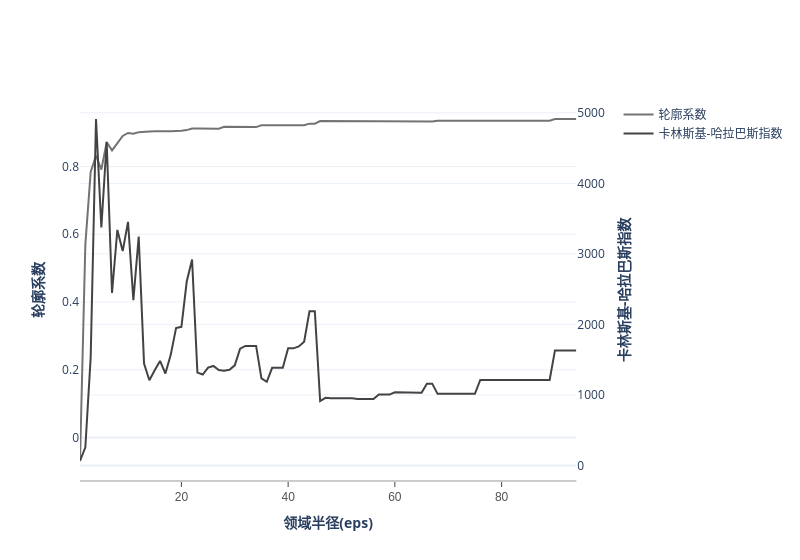

Write notebook code for a chart like this one.
### Code cell
import plotly.graph_objects as go
from plotly.subplots import make_subplots

colors = ['rgb(67,67,67)', 'rgb(115,115,115)', 'rgb(189,189,189)']
line_size = [2, 2, 2]
fig = make_subplots(specs=[[{"secondary_y": True}]])
fig.add_trace(
    go.Scatter(x = eps, y = silhouette,
                         name='轮廓系数',
                         mode='lines',
                         line=dict(color=colors[1],width=line_size[1]),
                         ),
                         secondary_y = False)
fig.add_trace(
    go.Scatter(x = eps, y = calinski_harabasz,
                         name='卡林斯基-哈拉巴斯指数',
                         mode='lines',
                         line=dict(color=colors[0],width=line_size[2]),
                         ),
                         secondary_y = True)
fig.update_yaxes(title_text="<b>轮廓系数</b> ", secondary_y=False)
fig.update_yaxes(title_text="<b>卡林斯基-哈拉巴斯指数</b>", secondary_y=True)
fig.update_layout(
    width = 800,
    xaxis=dict(
        title_text = "<b>领域半径(eps)</b>",
        showline=True,
        showgrid=False,
        showticklabels=True,
        linecolor='rgb(204, 204, 204)',
        linewidth=2,
        ticks='outside',
        tickfont=dict(
            family='Arial',
            size=12,
            color='rgb(82, 82, 82)',
        ),
    ),
)
fig.show()

### Figure 1 — Plotly figure (JSON) as saved in the notebook; plotly's stock layout.template omitted (floating-point values rounded to 4 significant figures)
{"data": [{"line": {"color": "rgb(115,115,115)", "width": 2}, "mode": "lines", "name": "轮廓系数", "type": "scatter", "x": [1, 2, 3, 4, 5, 6, 7, 8, 9, 10, 11, 12, 13, 14, 15, 16, 17, 18, 19, 20, 21, 22, 23, 24, 25, 26, 27, 28, 29, 30, 31, 32, 33, 34, 35, 36, 37, 38, 39, 40, 41, 42, 43, 44, 45, 46, 47, 48, 49, 50, 51, 52, 53, 54, 55, 56, 57, 58, 59, 60, 61, 62, 63, 64, 65, 66, 67, 68, 69, 70, 71, 72, 73, 74, 75, 76, 77, 78, 79, 80, 81, 82, 83, 84, 85, 86, 87, 88, 89, 90, 91, 92, 93, 94, 95], "xaxis": "x", "y": [-0.06973, 0.5695, 0.7842, 0.8322, 0.7913, 0.872, 0.8478, 0.8705, 0.8904, 0.8994, 0.8969, 0.9018, 0.9039, 0.9038, 0.9042, 0.9034, 0.9045, 0.9046, 0.9043, 0.9056, 0.9078, 0.9124, 0.9127, 0.9125, 0.912, 0.912, 0.9118, 0.9173, 0.9172, 0.9171, 0.9169, 0.9167, 0.9167, 0.9167, 0.9221, 0.922, 0.9218, 0.9218, 0.922, 0.9225, 0.9225, 0.9223, 0.9223, 0.9269, 0.9269, 0.9345, 0.9345, 0.9343, 0.9343, 0.9343, 0.9343, 0.9343, 0.934, 0.934, 0.934, 0.934, 0.9335, 0.9335, 0.9335, 0.9332, 0.9332, 0.933, 0.933, 0.933, 0.933, 0.9329, 0.9329, 0.9354, 0.9354, 0.9354, 0.9354, 0.9354, 0.9354, 0.9354, 0.9354, 0.9352, 0.9352, 0.9352, 0.9352, 0.9352, 0.9352, 0.9352, 0.9352, 0.9352, 0.9352, 0.9352, 0.9352, 0.9352, 0.9352, 0.9406, 0.9406, 0.9406, 0.9406, 0.9406], "yaxis": "y"}, {"line": {"color": "rgb(67,67,67)", "width": 2}, "mode": "lines", "name": "卡林斯基-哈拉巴斯指数", "type": "scatter", "x": [1, 2, 3, 4, 5, 6, 7, 8, 9, 10, 11, 12, 13, 14, 15, 16, 17, 18, 19, 20, 21, 22, 23, 24, 25, 26, 27, 28, 29, 30, 31, 32, 33, 34, 35, 36, 37, 38, 39, 40, 41, 42, 43, 44, 45, 46, 47, 48, 49, 50, 51, 52, 53, 54, 55, 56, 57, 58, 59, 60, 61, 62, 63, 64, 65, 66, 67, 68, 69, 70, 71, 72, 73, 74, 75, 76, 77, 78, 79, 80, 81, 82, 83, 84, 85, 86, 87, 88, 89, 90, 91, 92, 93, 94, 95], "xaxis": "x", "y": [63.23, 257.7, 1528.0, 4912.0, 3374.0, 4590.0, 2447.0, 3339.0, 3039.0, 3454.0, 2343.0, 3244.0, 1446.0, 1208.0, 1349.0, 1482.0, 1304.0, 1568.0, 1947.0, 1965.0, 2608.0, 2921.0, 1317.0, 1289.0, 1387.0, 1411.0, 1353.0, 1343.0, 1357.0, 1420.0, 1656.0, 1695.0, 1695.0, 1695.0, 1234.0, 1186.0, 1384.0, 1384.0, 1384.0, 1661.0, 1661.0, 1687.0, 1754.0, 2186.0, 2186.0, 913.3, 958.6, 953.2, 953.2, 953.2, 953.2, 953.2, 942.3, 942.3, 942.3, 942.3, 1005.0, 1005.0, 1005.0, 1036.0, 1036.0, 1030.0, 1030.0, 1030.0, 1030.0, 1160.0, 1160.0, 1015.0, 1015.0, 1015.0, 1015.0, 1015.0, 1015.0, 1015.0, 1015.0, 1212.0, 1212.0, 1212.0, 1212.0, 1212.0, 1212.0, 1212.0, 1212.0, 1212.0, 1212.0, 1212.0, 1212.0, 1212.0, 1212.0, 1632.0, 1632.0, 1632.0, 1632.0, 1632.0], "yaxis": "y2"}], "layout": {"width": 800, "xaxis": {"anchor": "y", "domain": [0, 0.94], "linecolor": "rgb(204, 204, 204)", "linewidth": 2, "showgrid": false, "showline": true, "showticklabels": true, "tickfont": {"color": "rgb(82, 82, 82)", "family": "Arial", "size": 12}, "ticks": "outside", "title": {"text": "<b>领域半径(eps)</b>"}}, "yaxis": {"anchor": "x", "domain": [0, 1], "title": {"text": "<b>轮廓系数</b> "}}, "yaxis2": {"anchor": "x", "overlaying": "y", "side": "right", "title": {"text": "<b>卡林斯基-哈拉巴斯指数</b>"}}}}
